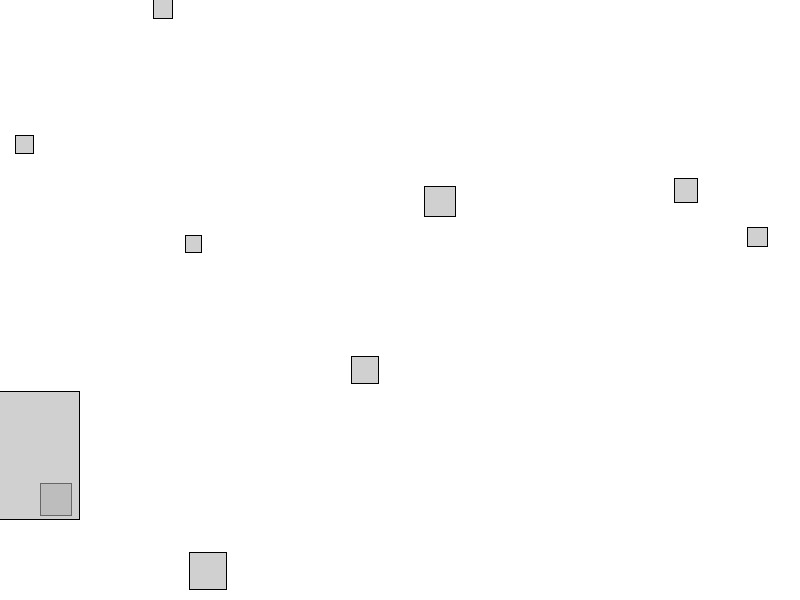
Frame 1 (no input)
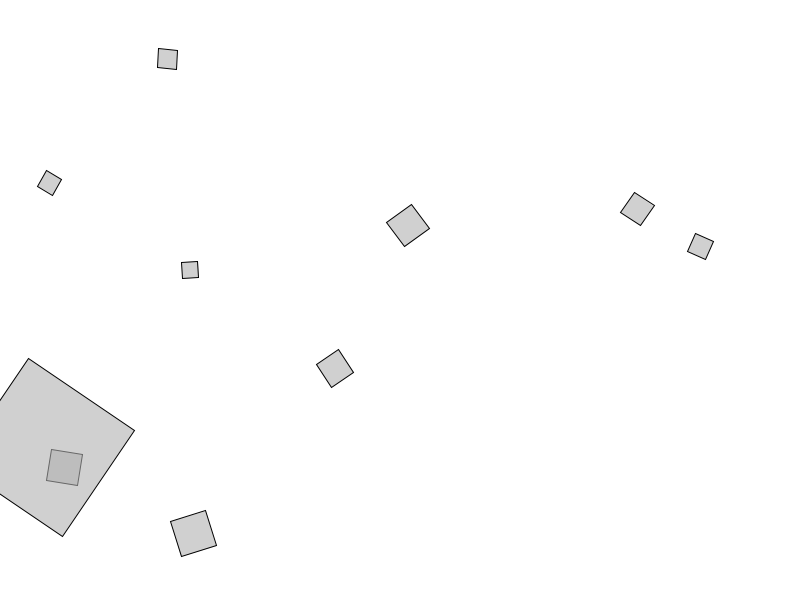
Frame 60 (the mouse pressed at the canvas centre just before this capture)
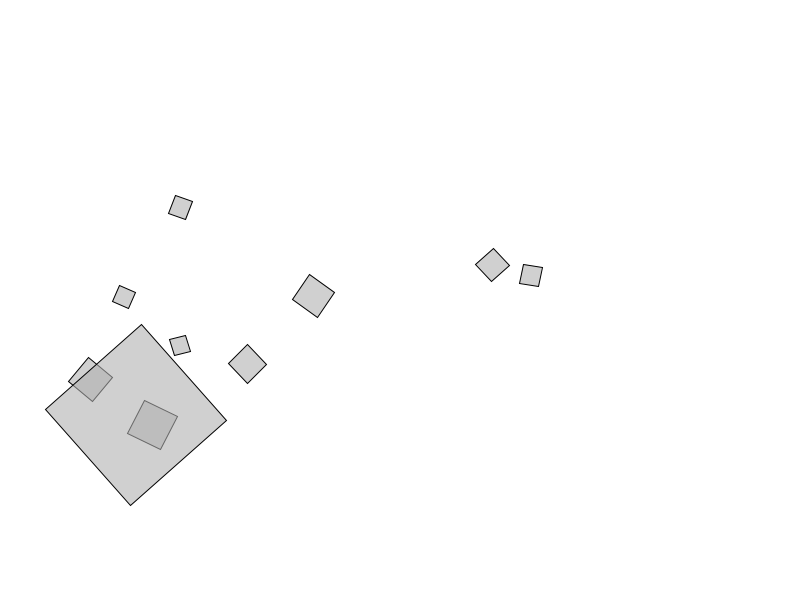
Frame 120 (the mouse held since frame 60 and released just before this capture)

The Processing sketch that drew these frames (run headless with seeded random() and noise(); from frame 60 on, the mouse is pressed at the canvas centre):

// Processing sketch: sketch_3_1_AttractEachOther_withAngularMotion
// ── sketch_3_1_AttractEachOther_withAngularMotion.pde


class Mover{
 
  PVector location;
  PVector velocity;
  PVector acceleration;
  float topspeed;
  float mass;
  float G;
  
  float angle;
  float aVelocity;
  float aAcceleration;
  
  
  Mover(float m, float x, float y){
   
    location = new PVector(x,y);
    velocity = new PVector(0,0);
    acceleration = new PVector(0,0);
    topspeed = 5;
    mass = m;
    G= 1;
    
    angle = 0.0;
    aVelocity = 0.0;
    aAcceleration = 0.0;
  }
  
  void update(){
   velocity.add(acceleration);
   velocity.limit(topspeed);
   location.add(velocity);
   
   aAcceleration = acceleration.x/50;
   aVelocity += aAcceleration;
   angle += aVelocity;
   
   acceleration.mult(0);
  }
  
  void display(){
   stroke(0);
   fill(175,150);
   
   rectMode(CENTER);
   pushMatrix();
   translate(location.x,location.y);
   rotate(angle);

   rect(0,0,mass*16,mass*16);

   popMatrix();
   
  }
  
  void applyForce(PVector force){
    PVector f = PVector.div(force,mass);
    acceleration.add(f);
    
  }
  
  PVector attract(Mover m){
   
    PVector force = PVector.sub(location, m.location);
    float distance = force.mag();
    distance = constrain(distance,5,25);
    
    force.normalize();
    
    float strength = (G * mass * m.mass)/(distance * distance);
 
    force.mult(strength);
       
    
    return force;
    
  }
  
  void checkEdges(){
   if (location.x > width){
     location.x = width;
     velocity.x *= -1;
   }
   else if(location.x < 0){
     location.x = 0;
     velocity.x *= -1;
   }
   
   if (location.y > height){
     location.y = height;
     velocity.y *= -1;
   }
   else if(location.y < 0){
     location.y = 0;
     velocity.y *= -1;
   }
  }
}

Mover[] movers;



void setup(){
  size(800,600);
  
  movers = new Mover[10];
  
  for (int i = 0; i < movers.length-1; i++){
  
  movers[i] = new Mover(random(1,3),random(width),random(height));
  
  
  
  }
  movers[movers.length-1] = new Mover(8,random(width),random(height));
}


void draw(){
 
  
  background(255);
  
  
  for (int i = 0; i < movers.length; i++){
     for (int j = 0; j < movers.length; j++){
       
       if( i != j){
         PVector force = movers[j].attract(movers[i]);
         movers[i].applyForce(force);
       }
    }
    movers[i].update();
    movers[i].display();
  
  }
  

}
